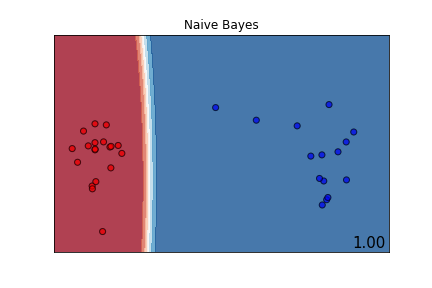
#> input picture ISYE6740 - Computational Data Analytics/albright_richard_HW4/HW4_part1b_bayes.png, 432 x 288 px
$ python kmeans.py --file ../albright_richard_HW4/HW4_part1b_bayes.png
#> lines starting #> are read from the running program, lines starting #| are printed output that depends on the picture
import sys
import time
import traceback
import numpy as np
import pandas as pd
from PIL import Image
import seaborn as sns
import matplotlib.pyplot as plt
import matplotlib as mpl
from argparse import ArgumentParser

# original K-means code from CSE-6040 Homework
# modified for ISYE-6740

# %matplotlib inline
mpl.rc("savefig", dpi=100)  # Adjust for higher-resolution figures


# Helper functions from Logistic Regression Lesson
# [70 lines left out: functions make_scatter_plot, mark_matches, count_matches, not called in this run]


def init_centers_idxs(X, k):
    return np.random.randint(X.shape[1], size=(1, k))


def init_centers(X, k):
    """
    Randomly samples k observations from X as centers.
    Returns these centers as a (k x d) numpy array.
    """
    samples = init_centers_idxs(X, k)
    return X[:, samples[0]]


def compute_d_p(X, centers, p):
    c2 = np.sum(np.power(centers, p), axis=0, keepdims=True)
    S = (2 * np.dot(X.T, centers) - c2)
    return S


def assign_cluster_labels(S):
    # since the negative sign is missing from the vectorized
    # calc we can use argmax(S) or argmin(-S)
    return np.argmax(S, axis=1)


def update_centers(X, y):
    # this is still not vectorized
    # i just transposed X then returned the transposed
    # centers variable to cope for now...
    #
    # X[:m, :d] == m points, each of dimension d
    # y[:m] == cluster labels
    m, d = X.T.shape
    k = max(y) + 1
    # print(f"update centers k: {k}, y: {y}")
    # assert m == len(y)
    # assert (min(y) >= 0)
    centers = np.empty((k, d))
    for j in range(k):
        # Compute the new center of cluster j,
        # i.e., centers[j, :d].
        x_t = X.T[y == j, :]
        centers[j, :d] = np.mean(x_t, axis=0)
    return centers.T


def WCSS(S):
    return np.sum(np.amax(S, axis=1))


def has_converged(old_centers, centers):
    return set(
        [tuple(x) for x in old_centers]) == set([tuple(x) for x in centers])


def kmeans(X, k, p, max_steps=np.inf, verbose=False):

    centers = init_centers(X, k)
    # print(f"X: {X}, len X: {len(X)}")
    # print(f"init centroids: {centers}")
    converged = False
    labels = np.zeros(len(X))
    i = 1
    orig_k = k
    while (not converged) and (i <= max_steps):
        old_centers = centers
        S = compute_d_p(X, centers, p)
        labels = assign_cluster_labels(S)
        if len(set(labels)) < k:
            print(f"K: {orig_k}: Not all centroids have clusters, trying again")
            centers = init_centers(X, k)
            labels = assign_cluster_labels(S)
        else:
            centers = update_centers(X, labels)
            converged = has_converged(old_centers, centers)
            i += 1
            if verbose:
                # since our compute_d_p results in a maximum variant
                # and its not really squared, this is reeally a psuedo
                # WCSS
                print("iteration", i, "Psuedo WCSS (Max Variant)= ", WCSS(S))

    return centers, labels


# [61 lines left out: functions get_neighbor, kmedoids, not called in this run]


def read_img(path):
    """
    Read image and store it as an array, given the image path.
    Returns the 3 dimensional image array.
    """
    img = Image.open(path)
#> img is the input picture: PIL image 432x288 RGBA; mean R, G, B, A 164.1, 166.8, 190.4, 255
    img_arr = np.array(img, dtype='uint32')
    img.close()
    return img_arr


# [8 lines left out: function display_image, not called in this run]


if __name__ == '__main__':

    parser = ArgumentParser()
    parser.add_argument(
        '-f',
        '--file',
        dest='file',
        default=None,
        help='bitmap image file')
    parser.add_argument(
        '-k',
        dest='k',
        default=3,
        type=int,
        help='number of clusters')
    parser.add_argument(
        '-m',
        '--mode',
        dest='mode',
        default='C',
        help='[C, M] - centroid or medoid (Default C)')
    parser.add_argument(
        '-d',
        '--distance',
        dest='distance',
        type=int,
        default=2,
        help='Distance 1 - Manhattan, 2 - Euclidean (Default 2)'
    )
    parser.add_argument(
        '-i',
        '--iterations',
        dest='num_local',
        type=int,
        default=10,
        help='max iterations (Default 10)'
    )
    parser.add_argument(
        '-n',
        '--neighbors',
        dest='neighbors',
        type=int,
        default=200,
        help='number of neighbors to sample (Default 200)'
    )
    parser.add_argument(
        '-v',
        '--verbose',
        dest='verbose',
        action='store_true',
        default=False,
        help='verbose mode'
    )

    options = parser.parse_args()

    image = read_img(options.file)
    w, h, d = image.shape
#> w = 288; h = 432; d = 4
    if options.verbose:
        print('Image found with width: {}, height: {}, depth: {}'.format(w, h, d))

    X = image.reshape((w * h, d))
    uniq = np.unique(X)
#> uniq = 250 values from 0 to 255
    if options.verbose:
        print(f"unique: {uniq.shape}")
    X = X.T
    K = options.k  # the desired number of colors in the compressed image
    if K > uniq.shape[0]:
        if options.verbose:
            print("k: {K} is greater than unique points in data set.")
            print(f"Adjusting K to {uniq}.")
        K = uniq.shape[0]
    p = options.distance
    num_local = options.num_local
    neighbors = options.neighbors

    if p not in (1, 2):
        print("distance must be between 1 or 2")
        sys.exit(0)

    try:
        start_time = time.time()
        if options.mode == 'C':
            algo_name = 'kmeans'
            centroids, labels = kmeans(X, K, p, max_steps=200, verbose=options.verbose)
#> in init_centers, `samples = init_centers_idxs(X, k)`: samples = [[68268, 43567, 42613]]
#> in kmeans, `centers = init_centers(X, k)`: centers = [[255, 71, 71], [255, 120, 120], [255, 171, 171], [255, 255, 255]]
#> in kmeans, `labels = np.zeros(len(X))`: labels = [0, 0, 0, 0]
#> the loop in kmeans, `while (not converged) and (i <= max_steps):` made 9 passes
#> (c2 in compute_d_p, converged) on passes 4 to 9: ([[260100, 75356, 113707]], False), ([[244910.4, 112398.5, 108110.4]], False), ([[258560.8, 106081.9, 111882.8]], False), ([[258560.8, 103198.6, 113549.8]], False), ([[258560.8, 103040, 113629.9]], False), ([[258560.8, 103033.5, 113633.1]], True)
#> (c2 in compute_d_p, samples in init_centers) on passes 1 to 3: ([[260100, 113707, 113707]], [[117952, 45891, 21243]]), ([[260100, 106950, 106950]], [[95939, 97639, 41993]]), ([[260100, 260100, 106950]], [[122579, 86293, 55026]])
#> after the loop in kmeans, `while (not converged) and (i <= max_steps):`: i = 7
#> centroids = [[254.2, 167.2, 70.86], [253.9, 63.2, 119.7], [253.8, 77.73, 171.1], [255, 255, 255]]
            if options.verbose:
                print(f"K-means algorithm: {options}")
                print(f"centroids: {centroids}")
                print(f"labels: {labels+1}")
            labels = np.array(labels, dtype=np.uint8)
            centers = centroids
#> centers has the same summary as centroids

        elif options.mode == 'M':


            algo_name = 'kmedoids'
            medoids,  labels = kmedoids(X, K, p, max_neighbors=neighbors, num_local=num_local, verbose=options.verbose)
            if options.verbose:
                print(f"K-medoids algorithm: {options}")
                print(f"medoids: {medoids}")
                print(f"labels: {labels+1}")
            labels = np.array(labels, dtype=np.uint8)
            centers = medoids

        else:
            print("Incorrect Mode Specificied.  Must be C or M.")
            sys.exit(0)
        new_image = np.array(
                centers.T[labels, :], dtype=np.uint8).reshape((w, h, d))
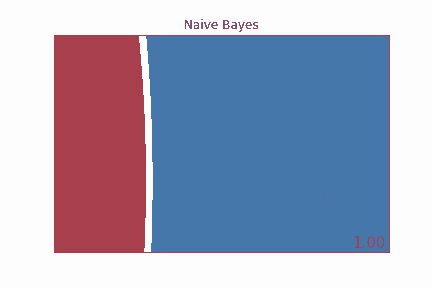
#> new_image: shape (288, 432, 4); mean of channels 0, 1, 2, 3 163.6, 166.1, 189.9, 255; drawn as R, G, B
        compressed_image = Image.fromarray(new_image)
        base, sfx = options.file.split('.')
        contents = 'image'
        basefile = f"{base}-{K}-{p}-{algo_name}-%s"
        if options.verbose:
            print(f"Writing image to {basefile % contents}.png")
        compressed_image.save(
            f"{basefile % contents}.png", "PNG")
        contents = "centers"
        if options.verbose:
            print(f"Writing centers to {basefile % contents}.txt")
        file = open(f"{basefile % contents}.txt", "w")
        file.write(np.array_str(centers, precision=2))
        file.flush()
        file.close()
        contents = "clusters"
        df = pd.DataFrame(data=labels)
        if options.verbose:
            print(f"Writing cluster labels to {basefile % contents}.txt")
        df.to_csv(f"{basefile % contents}.txt", "w", index=False)
        elapsed = time.time() - start_time
        if options.verbose:
            print(f"Elapsed Time: {elapsed} seconds")
    except Exception:
        err = sys.exc_info()
        details = traceback.format_exc()
        print(err, details)

$ run again, on ISYE6740 - Computational Data Analytics/albright_richard_HW4/HW4_part1b_logit.png
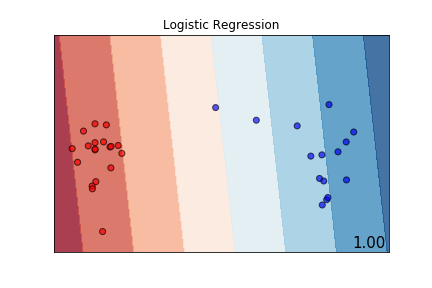
#> input picture ISYE6740 - Computational Data Analytics/albright_richard_HW4/HW4_part1b_logit.png, 432 x 288 px
#> in read_img, img is the input picture: PIL image 432x288 RGBA; mean R, G, B, A 217.1, 209.5, 213, 255
#> uniq = 256 values from 0 to 255
#> samples = [[68268, 43567, 42613]]
#> in kmeans, `centers = init_centers(X, k)`: centers = [[255, 101, 172], [255, 163, 211], [255, 203, 230], [255, 255, 255]]
#> labels = [0, 0, 0, 0]
#> the loop in kmeans, `while (not converged) and (i <= max_steps):` made 5 passes
#> (c2 in compute_d_p, converged) on passes 1 to 5: ([[260100, 143004, 192030]], False), ([[247616.6, 124762.3, 178740]], False), ([[251797, 119653.5, 186704.9]], False), ([[251923, 119653.5, 187043.2]], False), ([[251923.5, 119653.5, 187044.6]], True)
#> after the loop in kmeans, `while (not converged) and (i <= max_steps):`: i = 6
#> centroids = [[250.3, 142.6, 210.2], [249.6, 121, 199.2], [248.9, 140.1, 195.3], [255, 255, 255]]
#> `centers = centroids`: centers has the same summary as centroids
#> `new_image = np.array( centers.T[labels, :], dtype=np.uint8).reshape((w..`:
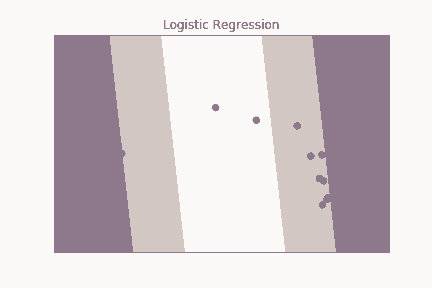
#> new_image: shape (288, 432, 4); mean of channels 0, 1, 2, 3 216.7, 209.1, 212.4, 255; drawn as R, G, B

$ run again, on ISYE6740 - Computational Data Analytics/albright_richard_HW4/HW4_part2b_knn.png
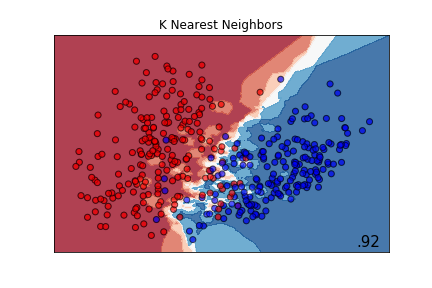
#> input picture ISYE6740 - Computational Data Analytics/albright_richard_HW4/HW4_part2b_knn.png, 432 x 288 px
#> in read_img, img is the input picture: PIL image 432x288 RGBA; mean R, G, B, A 180.1, 156.4, 175, 255
#> uniq = 256 values from 0 to 255
#> samples = [[68268, 43567, 42613]]
#> in kmeans, `centers = init_centers(X, k)`: centers = [[255, 71, 247], [255, 120, 248], [255, 171, 248], [255, 255, 255]]
#> labels = [0, 0, 0, 0]
#> the loop in kmeans, `while (not converged) and (i <= max_steps):` made 8 passes
#> (c2 in compute_d_p, converged) on passes 1 to 8: ([[260100, 113707, 249042]], False), ([[255217.1, 107362.1, 91414.5]], False), ([[257674.1, 118555.7, 94925.5]], False), ([[257739.9, 114888.7, 100048.2]], False), ([[257639.3, 111672.1, 102202.8]], False), ([[257630.9, 111155.4, 102568.3]], False), ([[257628.8, 111094.6, 102607.6]], False), ([[257628.8, 111093.2, 102608.4]], True)
#> after the loop in kmeans, `while (not converged) and (i <= max_steps):`: i = 9
#> centroids = [[254.2, 66.78, 169.5], [253.2, 111.1, 60.42], [252.7, 171.1, 72.06], [255, 255, 255]]
#> `centers = centroids`: centers has the same summary as centroids
#> `new_image = np.array( centers.T[labels, :], dtype=np.uint8).reshape((w..`:
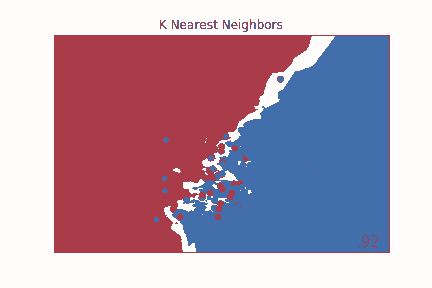
#> new_image: shape (288, 432, 4); mean of channels 0, 1, 2, 3 179.7, 156.1, 174.6, 255; drawn as R, G, B
